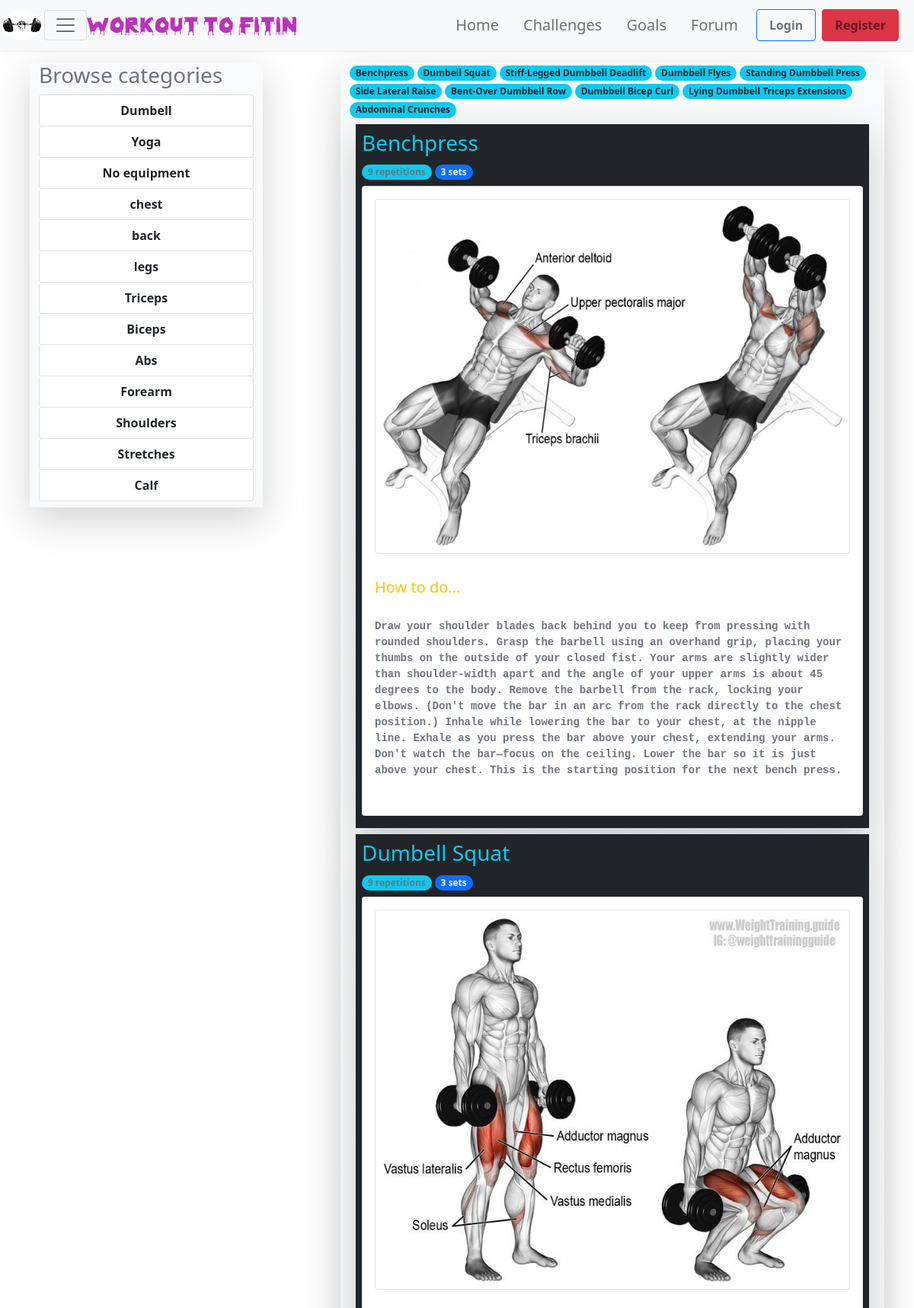
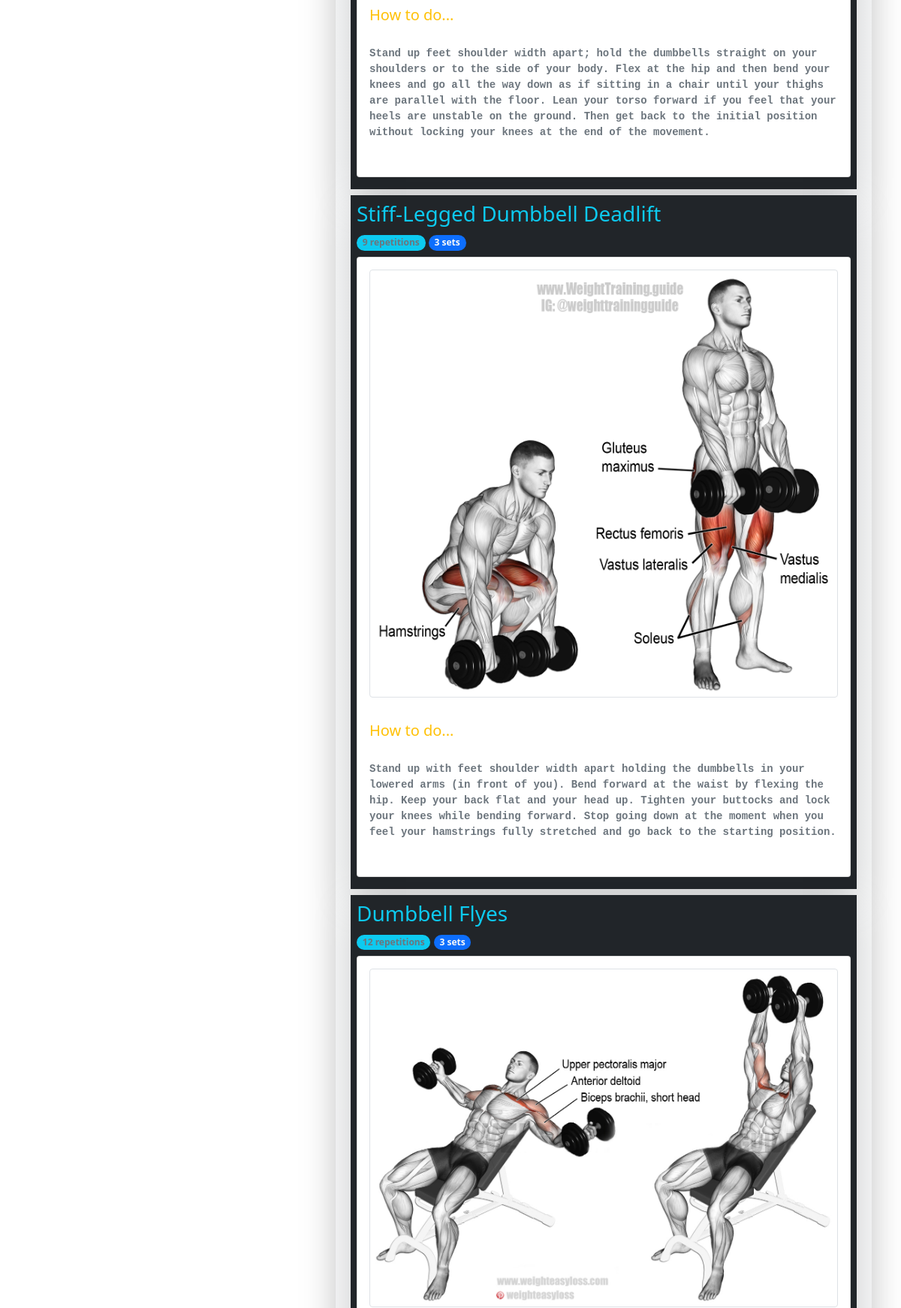
Page /category/1/ (upper part) on the committed database (2 pictures, top to bottom).
### myapp/models.py (models this page shows, shortened)
class Workout_categories(models.Model) :
    name = models.CharField(max_length=50,blank=False)
    image = models.ImageField(default='categories/default.jpg',upload_to='categories')

class Workout(models.Model) :
    category = models.ForeignKey(Workout_categories,on_delete=models.CASCADE)
    name = models.CharField(max_length=50,blank=False)
    description = models.TextField(blank=True)
    sets = models.IntegerField()
    repeat = models.IntegerField()
    image = models.ImageField(default='workouts/default.jpg',upload_to='workouts')
    def __str__(self) :
        return self.name

### myapp/views.py (the view)
# urls.py: path('category/<str:pk>/',myapp_views.workouts,name='workouts'),
def workouts(request,pk) :
    workouts = Workout.objects.filter(category_id=pk)
    categories = Workout_categories.objects.all()
    context = {'workouts' : workouts, 'categories' : categories}
    print(workouts)
    return render(request,'workouts.html',context=context)

### templates/workouts.html
{% extends 'base.html' %}
{% load static %}
{% block content %}
<div class="row justify-content-around my-3 align-items-start">
    <div class="col-md-3 shadow-lg bg-light bg-gradient">
        <div style="">
        <h3 class="text-muted">Browse categories</h3>
        <ul class="list-group my-2">
        {% for category in categories %}
           <a class="list-group-item btn d-block btn-primary fw-bold" href="{% url 'workouts' category.id %}">{{category.name}}</a>
        {% endfor %}
        </ul>
       </div>
    </div>
    <div class="col-md-7 shadow-lg bg-light bg-gradient text-info" style="">
        <div>
            {% for workout in workouts %}
             <a class="text-decoration-none" href="#{{workout.name}}"><small class="badge rounded-pill bg-info text-dark">{{workout.name}}</small></a>
            {% endfor %}
        </div>
         {% for workout in workouts %}
           <div id="{{workout.name}}" class="box-element bg-dark shadow-lg p-2 m-2">
                 <h3 class="">{{workout.name}}</h3>
                 <small class="badge  rounded-pill bg-info text-muted">{{workout.repeat}} repetitions</small>
                 <small class="badge  rounded-pill text-light bg-primary">{{workout.sets}} sets</small>
                 <div class="card my-2">
                     <div class="card-body">
                     <img style="margin:0 auto;display:block;" class="card-img-left img-responsive img-thumbnail border border-1" src="{{workout.image.url}}">
                    </div>
                     <div class="card-body">
                         <h5 class="text-warning">How to do...</h5>
                         <pre>
                         <p class="text-muted fw-bold text-wrap">{{workout.description}}</p></pre>
                    </div>
                 </div>
           </div>
         {% endfor %}
    </div>
</div>
{% endblock content %}

### static/css/main.css (style rules this page uses)
body { background-color: blue; }

### rows in the picture
Workout_categories: name "Dumbell"
Workout_categories: name "Yoga"
Workout_categories: name "No equipment"
Workout_categories: name "chest"
Workout_categories: name "back"
Workout_categories: name "legs"
Workout_categories: name "Triceps"
Workout_categories: name "Biceps"
Workout_categories: name "Abs"
Workout_categories: name "Forearm"
Workout_categories: name "Shoulders"
Workout_categories: name "Stretches"
Workout_categories: name "Calf"
Workout: name "Benchpress", repeat "9", sets "3", image (picture), description "Draw your shoulder blades back behind you to keep from pressing with rounded shoulders. Grasp the barbell using an overhand grip, placing your thumbs on the outside of your closed fist. Your arms are slightly wider than shoulder-width apart and the angle of your upper arms is about 45 degrees to the body. Remove the barbell from the rack, locking your elbows. (Don't move the bar in an arc from the rack directly to the chest position.) Inhale while lowering the bar to your chest, at the nipple line. Exhale as you press the bar above your chest, extending your arms. Don't watch the bar—focus on the ceiling. Lower the bar so it is just above your chest. This is the starting position for the…"
Workout: name "Dumbell Squat", repeat "9", sets "3", image (picture), description "Stand up feet shoulder width apart; hold the dumbbells straight on your shoulders or to the side of your body. Flex at the hip and then bend your knees and go all the way down as if sitting in a chair until your thighs are parallel with the floor. Lean your torso forward if you feel that your heels are unstable on the ground. Then get back to the initial position without locking your knees at the end of the movement."
Workout: name "Stiff-Legged Dumbbell Deadlift", repeat "9", sets "3", image (picture), description "Stand up with feet shoulder width apart holding the dumbbells in your lowered arms (in front of you). Bend forward at the waist by flexing the hip. Keep your back flat and your head up. Tighten your buttocks and lock your knees while bending forward. Stop going down at the moment when you feel your hamstrings fully stretched and go back to the starting position."
Workout: name "Dumbbell Flyes", repeat "12", sets "3", image (picture)
Workout: name "Standing Dumbbell Press"
Workout: name "Side Lateral Raise"
Workout: name "Bent-Over Dumbbell Row"
Workout: name "Dumbbell Bicep Curl"
Workout: name "Lying Dumbbell Triceps Extensions"
Workout: name "Abdominal Crunches"
